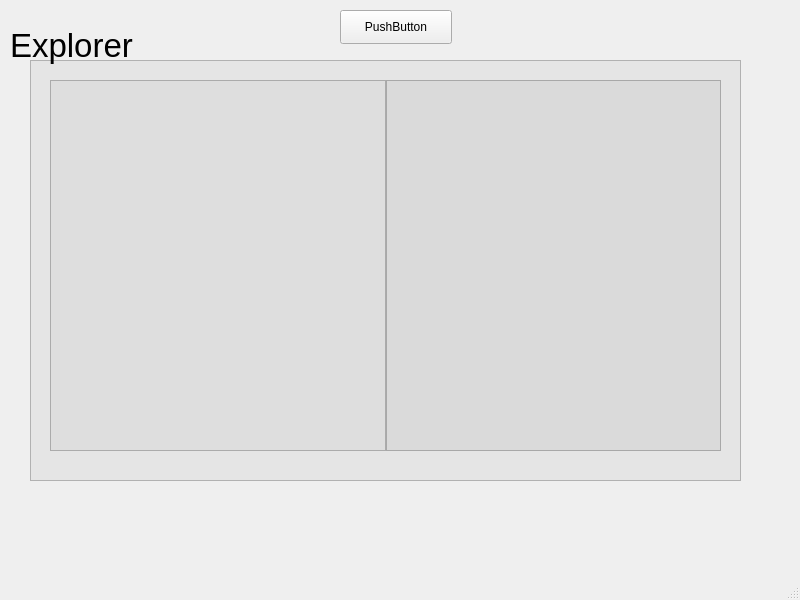
<?xml version="1.0" encoding="UTF-8"?>
<ui version="4.0">
 <class>MainWindow</class>
 <widget class="QMainWindow" name="MainWindow">
  <property name="geometry">
   <rect>
    <x>0</x>
    <y>0</y>
    <width>800</width>
    <height>600</height>
   </rect>
  </property>
  <property name="windowTitle">
   <string>MainWindow</string>
  </property>
  <widget class="QWidget" name="centralwidget">
   <widget class="QLabel" name="label">
    <property name="geometry">
     <rect>
      <x>10</x>
      <y>10</y>
      <width>241</width>
      <height>71</height>
     </rect>
    </property>
    <property name="font">
     <font>
      <pointsize>25</pointsize>
     </font>
    </property>
    <property name="text">
     <string>Explorer</string>
    </property>
   </widget>
   <widget class="QFrame" name="ViewFrame">
    <property name="geometry">
     <rect>
      <x>30</x>
      <y>60</y>
      <width>711</width>
      <height>421</height>
     </rect>
    </property>
    <property name="styleSheet">
     <string notr="true">QFrame#ViewFrame{
	background-color: #e5e5e5
}
QFrame#LVFrame{
	background-color: #dedede
}
QFrame#RVFrame{
	background-color: #dadada
}</string>
    </property>
    <property name="frameShape">
     <enum>QFrame::StyledPanel</enum>
    </property>
    <property name="frameShadow">
     <enum>QFrame::Raised</enum>
    </property>
    <widget class="QSplitter" name="splitter">
     <property name="geometry">
      <rect>
       <x>20</x>
       <y>20</y>
       <width>671</width>
       <height>371</height>
      </rect>
     </property>
     <property name="cursor">
      <cursorShape>ArrowCursor</cursorShape>
     </property>
     <property name="orientation">
      <enum>Qt::Horizontal</enum>
     </property>
     <property name="handleWidth">
      <number>0</number>
     </property>
     <widget class="QFrame" name="LVFrame">
      <property name="styleSheet">
       <string notr="true"/>
      </property>
      <property name="frameShape">
       <enum>QFrame::StyledPanel</enum>
      </property>
      <property name="frameShadow">
       <enum>QFrame::Raised</enum>
      </property>
     </widget>
     <widget class="QFrame" name="RVFrame">
      <property name="enabled">
       <bool>true</bool>
      </property>
      <property name="frameShape">
       <enum>QFrame::StyledPanel</enum>
      </property>
      <property name="frameShadow">
       <enum>QFrame::Raised</enum>
      </property>
     </widget>
    </widget>
   </widget>
   <widget class="QPushButton" name="AButton">
    <property name="geometry">
     <rect>
      <x>340</x>
      <y>10</y>
      <width>112</width>
      <height>34</height>
     </rect>
    </property>
    <property name="text">
     <string>PushButton</string>
    </property>
   </widget>
   <zorder>ViewFrame</zorder>
   <zorder>label</zorder>
   <zorder>AButton</zorder>
  </widget>
  <widget class="QMenuBar" name="menubar">
   <property name="geometry">
    <rect>
     <x>0</x>
     <y>0</y>
     <width>800</width>
     <height>30</height>
    </rect>
   </property>
  </widget>
  <widget class="QStatusBar" name="statusbar"/>
 </widget>
 <resources/>
 <connections>
  <connection>
   <sender>AButton</sender>
   <signal>clicked()</signal>
   <receiver>MainWindow</receiver>
   <slot>on_AButton_clicked()</slot>
   <hints>
    <hint type="sourcelabel">
     <x>421</x>
     <y>54</y>
    </hint>
    <hint type="destinationlabel">
     <x>494</x>
     <y>51</y>
    </hint>
   </hints>
  </connection>
 </connections>
 <slots>
  <slot>on_AButton_clicked()</slot>
 </slots>
</ui>
